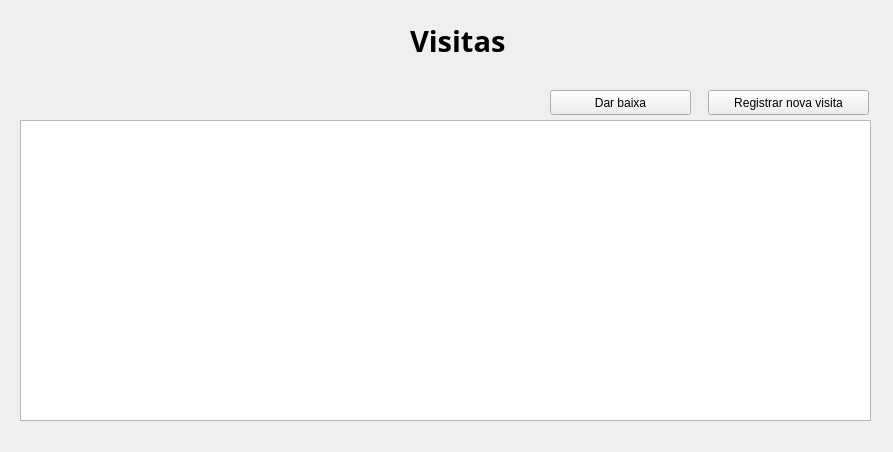
<?xml version="1.0" encoding="UTF-8"?>
<ui version="4.0">
 <class>Form_log_visita</class>
 <widget class="QWidget" name="Form_log_visita">
  <property name="geometry">
   <rect>
    <x>0</x>
    <y>0</y>
    <width>893</width>
    <height>452</height>
   </rect>
  </property>
  <property name="windowTitle">
   <string>Form</string>
  </property>
  <widget class="QListView" name="list_visitas">
   <property name="geometry">
    <rect>
     <x>20</x>
     <y>120</y>
     <width>851</width>
     <height>301</height>
    </rect>
   </property>
  </widget>
  <widget class="QPushButton" name="b_add_logvisita">
   <property name="geometry">
    <rect>
     <x>708</x>
     <y>90</y>
     <width>161</width>
     <height>25</height>
    </rect>
   </property>
   <property name="text">
    <string>Registrar nova visita</string>
   </property>
  </widget>
  <widget class="QPushButton" name="b_baixa_visita">
   <property name="geometry">
    <rect>
     <x>550</x>
     <y>90</y>
     <width>141</width>
     <height>25</height>
    </rect>
   </property>
   <property name="text">
    <string>Dar baixa</string>
   </property>
  </widget>
  <widget class="QLabel" name="label">
   <property name="geometry">
    <rect>
     <x>410</x>
     <y>20</y>
     <width>111</width>
     <height>41</height>
    </rect>
   </property>
   <property name="font">
    <font>
     <family>Ubuntu Mono</family>
     <pointsize>22</pointsize>
     <weight>75</weight>
     <bold>true</bold>
    </font>
   </property>
   <property name="text">
    <string>Visitas</string>
   </property>
  </widget>
 </widget>
 <resources/>
 <connections/>
</ui>
